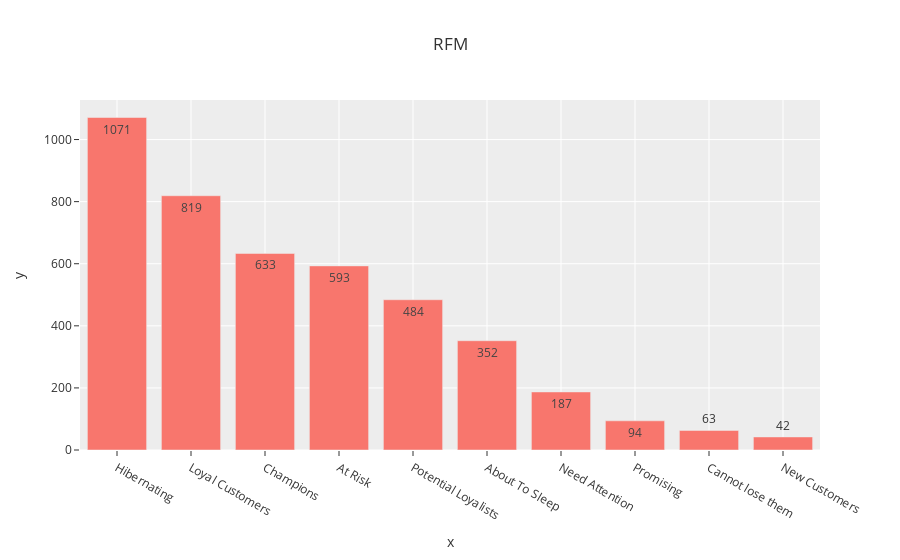

The notebook cell saved with this chart:
### Code cell
# Top10 
top10= df_rfm["segment"].value_counts()[:10]
fig = px.bar(y=top10.values,
             x=top10.index,
             text_auto=True,
             title="RFM",
             template="ggplot2")
fig.show()

### Figure 1 — Plotly figure (JSON) as saved in the notebook; plotly's stock layout.template omitted (floating-point values rounded to 4 significant figures)
{"data": [{"alignmentgroup": "True", "hovertemplate": "x=%{x}<br>y=%{y}<extra></extra>", "legendgroup": "", "marker": {"color": "#F8766D", "pattern": {"shape": ""}}, "name": "", "offsetgroup": "", "orientation": "v", "showlegend": false, "textposition": "auto", "texttemplate": "%{y}", "type": "bar", "x": ["Hibernating", "Loyal Customers", "Champions", "At Risk", "Potential Loyalists", "About To Sleep", "Need Attention", "Promising", "Cannot lose them", "New Customers"], "xaxis": "x", "y": [1071, 819, 633, 593, 484, 352, 187, 94, 63, 42], "yaxis": "y"}], "layout": {"barmode": "relative", "legend": {"tracegroupgap": 0}, "title": {"text": "RFM"}, "xaxis": {"anchor": "y", "domain": [0, 1], "title": {"text": "x"}}, "yaxis": {"anchor": "x", "domain": [0, 1], "title": {"text": "y"}}}}
